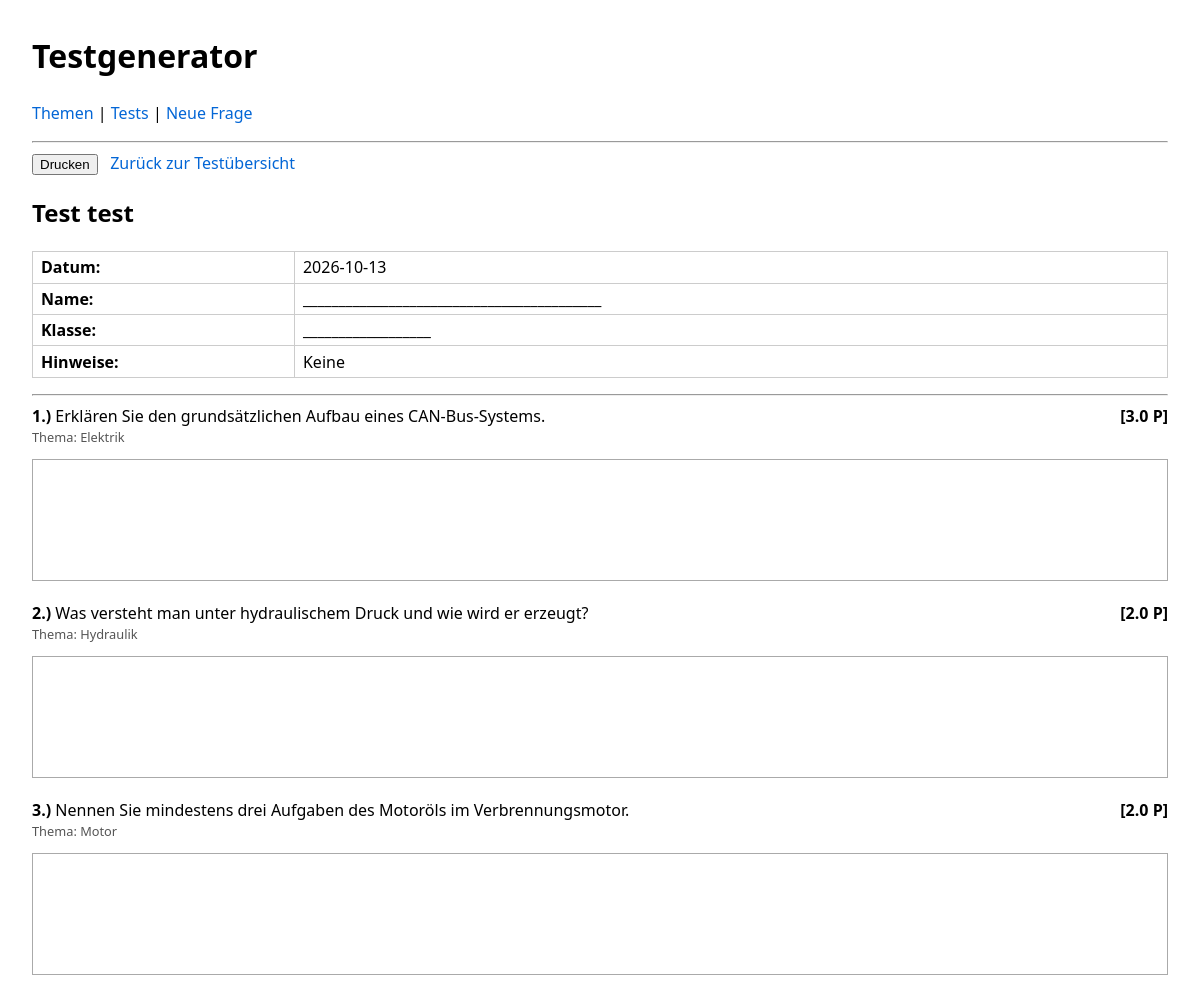
Screenshot of /tests/1/preview with the database file from the repository.
### tables this page shows
CREATE TABLE tests (
        id          INTEGER PRIMARY KEY AUTOINCREMENT,
        name        TEXT NOT NULL,
        date        TEXT,
        notes       TEXT
    );

CREATE TABLE test_questions (
        test_id         INTEGER NOT NULL,
        question_id     INTEGER NOT NULL,
        position        INTEGER NOT NULL,
        points_override REAL,
        PRIMARY KEY (test_id, question_id),
        FOREIGN KEY (test_id) REFERENCES tests(id),
        FOREIGN KEY (question_id) REFERENCES questions(id)
    );

CREATE TABLE questions (
        id          INTEGER PRIMARY KEY AUTOINCREMENT,
        text        TEXT NOT NULL,
        topic_id    INTEGER NOT NULL,
        difficulty  INTEGER DEFAULT 1,
        points      REAL DEFAULT 1.0,
        solution    TEXT,
        is_active   INTEGER NOT NULL DEFAULT 1,
        created_at  TEXT DEFAULT (datetime('now')),
        updated_at  TEXT,
        FOREIGN KEY (topic_id) REFERENCES topics(id)
    );

CREATE TABLE topics (
        id          INTEGER PRIMARY KEY AUTOINCREMENT,
        name        TEXT NOT NULL UNIQUE,
        description TEXT
    );

### app.py (the view)
@app.route("/tests/<int:test_id>/preview")
def test_preview(test_id):
    conn = get_db_connection()
    test = conn.execute(
        "SELECT id, name, date, notes FROM tests WHERE id = ?",
        (test_id,)
    ).fetchone()
    if test is None:
        conn.close()
        return "Test nicht gefunden", 404
    questions = conn.execute(
        """
        SELECT
            q.id,
            q.text,
            q.points,
            t.name AS topic_name,
            tq.position
        FROM test_questions tq
        JOIN questions q ON q.id = tq.question_id
        JOIN topics t ON t.id = q.topic_id
        WHERE tq.test_id = ?
        ORDER BY tq.position
        """,
        (test_id,)
    ).fetchall()
    conn.close()
    return render_template("test_preview.html", test=test, questions=questions)

### app.py (called while the page is built)
def get_db_connection():
    conn = sqlite3.connect(DB_PATH)
    conn.row_factory = sqlite3.Row  # erlaubt Zugriff per Spaltennamen
    return conn

### templates/test_preview.html (shortened to what this page needs)
{% extends "base.html" %}
{% block content %}
<div class="no-print">
    <button onclick="window.print()">Drucken</button>
    <a href="{{ url_for('list_tests') }}">Zurück zur Testübersicht</a>
</div>
<h2>{{ test['name'] }}</h2>
<div class="meta">
    <table class="meta-table">
        <tr>
            <td><strong>Datum:</strong></td>
            <td>{{ test['date'] or "____.__.____" }}</td>
        </tr>
        <tr>
            <td><strong>Name:</strong></td>
            <td>__________________________________________</td>
        </tr>
        <tr>
            <td><strong>Klasse:</strong></td>
            <td>__________________</td>
        </tr>
        {% if test['notes'] %}
        <tr>
            <td><strong>Hinweise:</strong></td>
            <td>{{ test['notes'] }}</td>
        </tr>
        {% endif %}
    </table>
</div>
<hr>
{% if questions %}
    {% for q in questions %}
        <div class="question">
            <div class="points">
                [{{ q['points']|default(1) }} P]
            </div>
            <div>
                <strong>{{ loop.index }}.)</strong>
                {{ q['text'] }}
            </div>
            <div class="topic-label">
                Thema: {{ q['topic_name'] }}
            </div>
	    	<div class="answer-block"></div>
            </div>
    {% endfor %}
{% else %}
    <p>Diesem Test sind noch keine Fragen zugeordnet.</p>
{% endif %}
{% endblock %}

### templates/base.html (style rules this page uses)
body { font-family: system-ui, sans-serif; margin: 2rem; line-height: 1.5; }
a { text-decoration: none; color: #0366d6; }
table { border-collapse: collapse; width: 100%; margin-top: 1rem; }
th, td { border: 1px solid #ccc; padding: 0.4rem 0.6rem; text-align: left; }
.answer-block { border: 1px solid #aaa; height: 120px; margin-top: 12px; margin-bottom: 20px; }

### templates/test_preview.html (style rules this page uses)
.meta { margin-bottom: 1rem; }
.meta-table td { padding: 0.2rem 0.5rem; }
.question { margin-bottom: 1.2rem; }
.points { float: right; font-weight: bold; }
.topic-label { font-size: 0.8rem; color: #555; }

### rows the page displays
tests: name "Test test", date "2026-10-13", notes "Keine"
test_questions: points "3.0", text "Erklären Sie den grundsätzlichen Aufbau eines CAN-Bus-Systems.", topic_name "Elektrik"
test_questions: points "2.0", text "Was versteht man unter hydraulischem Druck und wie wird er erzeugt?", topic_name "Hydraulik"
test_questions: points "2.0", text "Nennen Sie mindestens drei Aufgaben des Motoröls im Verbrennungsmotor.", topic_name "Motor"
